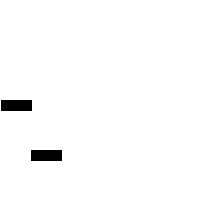
Frame 1 (no input)
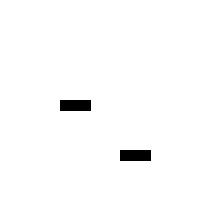
Frame 60 (the mouse pressed at the canvas centre just before this capture)
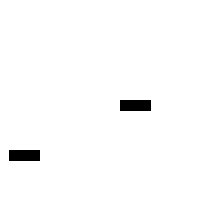
Frame 120 (the mouse held since frame 60 and released just before this capture)

The Processing sketch that drew these frames (run headless with seeded random() and noise(); from frame 60 on, the mouse is pressed at the canvas centre):

// Processing sketch: week1_oop
// ── week1_oop.pde
dikDort rect1;
dikDort rect2;

void setup() {
  size(200,200);
  
  rect1 = new dikDort();
  rect2 = new dikDort();
  
  rect2.y = 150;
  rect2.x = 30;
  rect2.speed = 1.5;
}

void draw() {
  background(255);
  
  rect1.move();
  rect1.display();
  
  rect2.move();
  rect2.display();
}
// ── dikDort.pde
class dikDort {
  color c = color(0);
  float x = 0;
  float y = 100;
  float speed = 1;

  dikDort() {
    
  }

  void move() {
    x = x + speed;
    if (x > width) {
      x = 0;
    }
  }

  void display() {
    fill(c);
    rect(x, y, 30, 10);
  }
}
